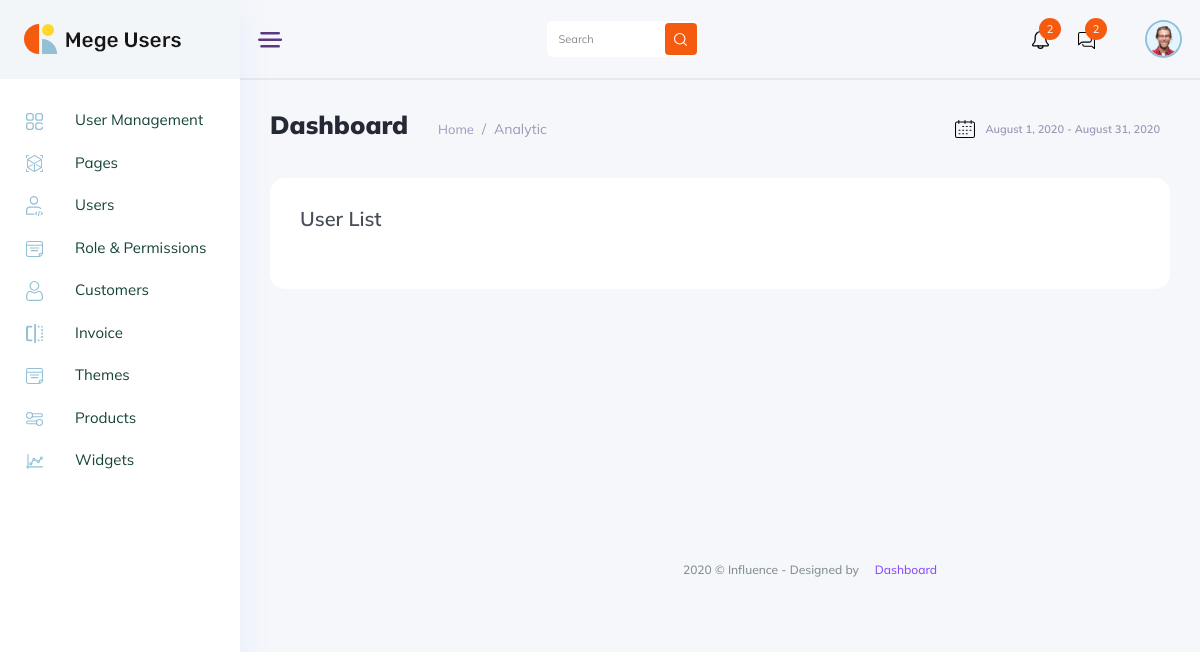
The app's page /search_user.php, older data.
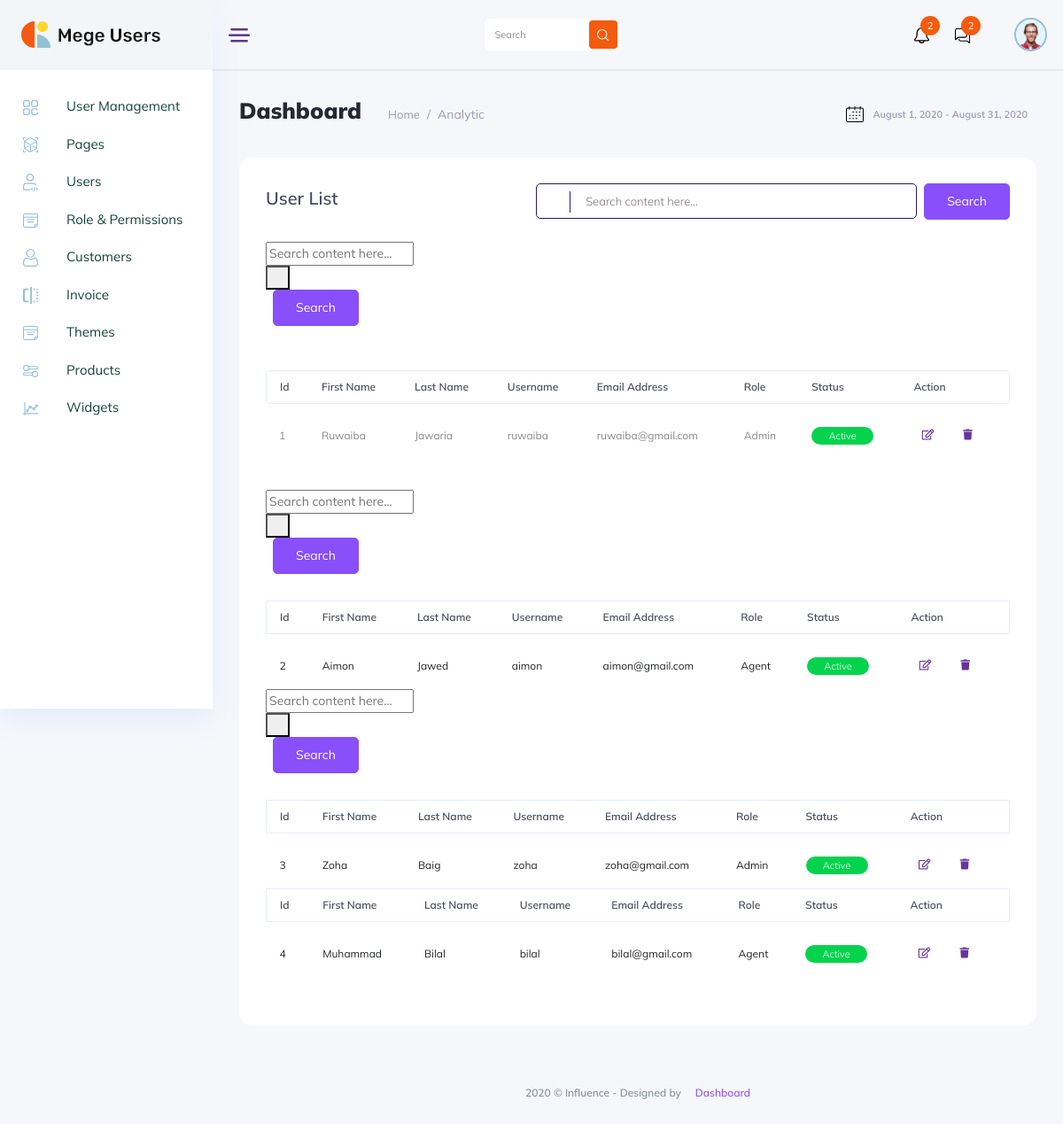
The same page, newer data.
### tables this page shows
CREATE TABLE `users` (
  `user_id` int(11) NOT NULL,
  `first_name` varchar(50) DEFAULT NULL,
  `last_name` varchar(50) DEFAULT NULL,
  `username` varchar(50) DEFAULT NULL,
  `phone` int(11) DEFAULT NULL,
  `email` varchar(80) DEFAULT NULL,
  `address` varchar(100) DEFAULT NULL,
  `password` varchar(50) DEFAULT NULL,
  `role` int(11) DEFAULT NULL,
  `branch` int(11) DEFAULT NULL
);

### search_user.php (the view, shortened to what the changed rows need)
<!DOCTYPE html>
<html lang="zxx">
<head>
<link rel="stylesheet" href="css/bootstrap1.min.css" />
<link rel="stylesheet" href="vendors/themefy_icon/themify-icons.css" />
<link rel="stylesheet" href="vendors/niceselect/css/nice-select.css" />
<link rel="stylesheet" href="vendors/owl_carousel/css/owl.carousel.css" />
<link rel="stylesheet" href="vendors/gijgo/gijgo.min.css" />
<link rel="stylesheet" href="vendors/font_awesome/css/all.min.css" />
<link rel="stylesheet" href="vendors/tagsinput/tagsinput.css" />
<link rel="stylesheet" href="vendors/datepicker/date-picker.css" />
<link rel="stylesheet" href="vendors/vectormap-home/vectormap-2.0.2.css" />
<link rel="stylesheet" href="vendors/scroll/scrollable.css" />
<link rel="stylesheet" href="vendors/datatable/css/jquery.dataTables.min.css" />
<link rel="stylesheet" href="vendors/datatable/css/responsive.dataTables.min.css" />
<link rel="stylesheet" href="vendors/datatable/css/buttons.dataTables.min.css" />
<link rel="stylesheet" href="vendors/text_editor/summernote-bs4.css" />
<link rel="stylesheet" href="vendors/morris/morris.css">
<link rel="stylesheet" href="vendors/material_icon/material-icons.css" />
<link rel="stylesheet" href="css/metisMenu.css">
<link rel="stylesheet" href="css/style1.css" />
<link rel="stylesheet" href="css/colors/default.css" id="colorSkinCSS">
</head>
<body class="crm_body_bg">
<?php
    require('side_bar.php');
?>
<section class="main_content dashboard_part large_header_bg">
<div class="main_content_iner overly_inner ">
<div class="container-fluid p-0 ">
<div class="row">
<div class="col-lg-12">
<div class="white_card card_height_100 mb_30 pt-4">
<div class="white_card_body">
<div class="QA_section">
<div class="white_box_tittle list_header">
<div class="box_right d-flex lms_block">
<div class="serach_field_2">
<div class="search_inner">
<?php
    include('config.php');
	$search_term = $_GET['search_term'];
    $query = "SELECT * FROM `users` WHERE `username` LIKE '%$search_term%';";
    $result = mysqli_query($conn, $query);
    if(mysqli_num_rows($result) > 0){
        while($row = mysqli_fetch_assoc($result)){
    ?>
<form >
<div class="search_field">
<input type="text" name="search_term" placeholder="Search content here...">
</div>
<button type="submit"> <i class="ti-search"></i> </button>
</div>
</div>
<div class="add_button ms-2">
  <input type="submit" value="Search"  data-toggle="modal" data-target="#addcategory" class="btn_1">
</div>
</div>
</div>
<div class="QA_table mb_30">
<table class="table lms_table_active ">
<thead>
<tr>
<th scope="col">id</th>
<th scope="col">First name</th>
<th scope="col">Last name</th>
<th scope="col">Username</th>
<th scope="col">Email Address</th>
<th scope="col">Role</th>
<th scope="col">Status</th>
<th scope="col">Action</th>
</tr>
</thead>
<tbody>
<tr>
      <td><?php echo $row['user_id'];?></td>
      <td><?php echo $row['first_name'];?></td>
      <td><?php echo $row['last_name'];?></td>
      <td><?php echo $row['username'];?></td>
      <td><?php echo $row['email'];?></td>
      <td>
          <?php
            if($row["role"]=="1")
            {
              echo "Admin";
            }
            else{
              echo " Agent";
            }
            ?>
                    </td>
   <td><a href="#" class="status_btn">Active</a></td>
<td>
    <a href="update-user.php?id=<?php echo $row['user_id'];?>" class="action_btn mr_10"><i class='far fa-edit'></i></a>
    <a href="delete-user.php?id=<?php echo $row['user_id']?>" class="action_btn"><i class='fas fa-trash'></i></a>
    </td>
</tr>
</tbody>
<?php
      }
    }
?>
</table>
</div>
</div>
</div>
</div>
</div>
</div>
</div>
</div>
</section>
</body>
</html>

Row changes from the older to the newer data that the page shows:
added users: user_id "1", first_name "Ruwaiba", last_name "Jawaria", username "ruwaiba", email "ruwaiba@gmail.com", role "Admin"
added users: user_id "2", first_name "Aimon", last_name "Jawed", username "aimon", email "aimon@gmail.com", role "Agent"
added users: user_id "3", first_name "Zoha", last_name "Baig", username "zoha", email "zoha@gmail.com", role "Admin"
added users: user_id "4", first_name "Muhammad", last_name "Bilal", username "bilal", email "bilal@gmail.com", role "Agent"
